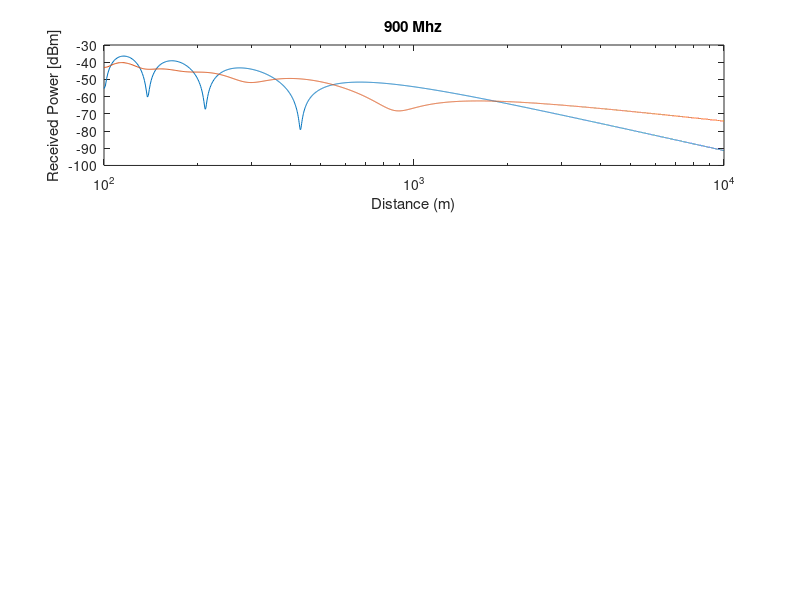

Source code (MATLAB): (Note: this script raises an error after producing the figure.)
clc;
close all;
clear all;

% Constants
frequencies = [900 * 1e6, 1800 * 1e6, 3600 * 1e6]; % UMTS, LTE, 5G frequencies
model_names = {'900 Mhz', '1500 Mhz', '3.6 Ghz'};
loss_model_names = {'plane earth loss', 'free space path loss', 'COST-231 hata'};
ht = 40; % Transmitter antenna height in meters
hr = 1.8;  % Receiver antenna height in meters
epsilon_r = 17.2; % Relative permittivity of the ground
c = 3e8;

C_tunable = 45; % tunable paramter

Cm = 15; %dB

% For plotting
counter = 0;

% Plotting for each frequency
for f = frequencies
    lambda = c / f; % Wavelength
    
    distance_vector = 100:1:10000; % points from 100m to 10km
    total_dist = length(distance_vector); % total distance

    % one of these is correct 
    % beta_angle = asin(sqrt(epsilon_r - 1) / sqrt(epsilon_r^2 - 1)) % brewster angle

    k = (2*pi)/(lambda);

    counter = counter + 1;
    Ev_vals = [];
    Eh_vals = [];

    Lray_vals = [];
    Lf_vals = [];
    L_vals = [];

    for o = 1:length(distance_vector)

        d = distance_vector(o); % distance point

        beta_angle = atan((ht + hr) / (d)); % 2 way reflection model - no epsilon_r ? 

        % -------------------------------- propagation models


        R1 = (ht/sin(beta_angle));
        R2 = (hr/sin(beta_angle));
        Rd = sqrt((ht - hr)^2 + d^2);
        Ri = R1 + R2;
        delta = Ri - Rd;

        Rv = ((-epsilon_r * sin(beta_angle)) + sqrt(epsilon_r - cos(beta_angle).^2)) / ...
        ((epsilon_r*sin(beta_angle)) + sqrt(epsilon_r - cos(beta_angle).^2));
        
        Rh = ((sin(beta_angle)) - sqrt(epsilon_r - cos(beta_angle).^2)) / ...
        ((sin(beta_angle)) + sqrt(epsilon_r - cos(beta_angle).^2));

        E0 = (exp(-j*k*Rd)) / Rd;

        % k_delta = ((4*pi)/(lambda)) * ((ht*hr)/d); % not sure if needed

        Ev = E0 * (1 + Rv*exp(-j*k*delta));
        Eh = E0 * (1 + Rh*exp(-j*k*delta));
        
        % Ev = ((Ev)^2)/377; % convert v/m to w/m^2 ??
        % Eh = ((Eh)^2)/377;


        Ev_vals = [Ev_vals, 20*log10(abs(Ev))]; % in db
        Eh_vals = [Eh_vals, 20*log10(abs(Eh))];
        
        % -------------------------------- loss models

        % plane earth loss - 2 ray model
        % Lray = 40*log10(d) - 20*log10(ht) - 20*log10(hr); % what is r ? 

        Lray = ((((4*pi*d))/lambda)^2) / ...
          (4 * sin((2*pi*ht*hr)/(lambda*d)).^2);
        Lray = 10*log10(Lray); % convert to db

        % if (lambda*d) > 2*pi*ht*hr
        %   Lray = (d^4)/((ht*hr)^2);
        % end

        % free space loss
        Lf = 32.4 + 20*log10(d/1000) + 20*log10(f/1000000); % convert dist to km and frequency to Mhz

        % okomura-hata
        if (f >= 150e6) && (f <= 1500e6)
          A = 69.65;
          B = 26.16;
        end

        if (f >= 1500e6) && (f <= 3601e6) % adjusted for the sake of hata model
          A = 46.3;
          B = 33.9;
        end
        hr_small_city = (1.1*log10(f) - 0.7)*hr - (1.56*log10(f) - 0.8); % small city, f in Mhz ??
        L = A + B*log10(f/1000000) - 13.82*log10(ht) - hr_small_city + (C_tunable - 6.55*log10(ht))*log10(d/1000) + Cm;

        Lray_vals = [Lray_vals, -Lray];
        Lf_vals = [Lf_vals, -Lf]; % already in dB
        L_vals = [L_vals, -L]; % already in dB
    end
    
    break_point_d = (4*hr*ht)/(lambda);

    figure(1);
    subplot(3, 1, counter);
    semilogx(distance_vector, Eh_vals)
    hold on;
    semilogx(distance_vector, Ev_vals);
    hold off;
    title(model_names(counter));
    xlabel('Distance (m)');
    ylabel('Received Power [dBm]');
    xline(break_point_d,"r--")
    legend('Eh','Ev','Break_point');
    grid on;
  
    figure(2);
    subplot(3, 1, counter);
    semilogx(distance_vector, Lray_vals);
    hold on;
    semilogx(distance_vector, Lf_vals);
    semilogx(distance_vector, L_vals);
    hold off;
    title(model_names(counter));
    xlabel('Distance (m)');
    ylabel('Path loss [-dB]');
    legend('plane earth loss', 'free space loss','cost 231 loss');
    grid on;
end

